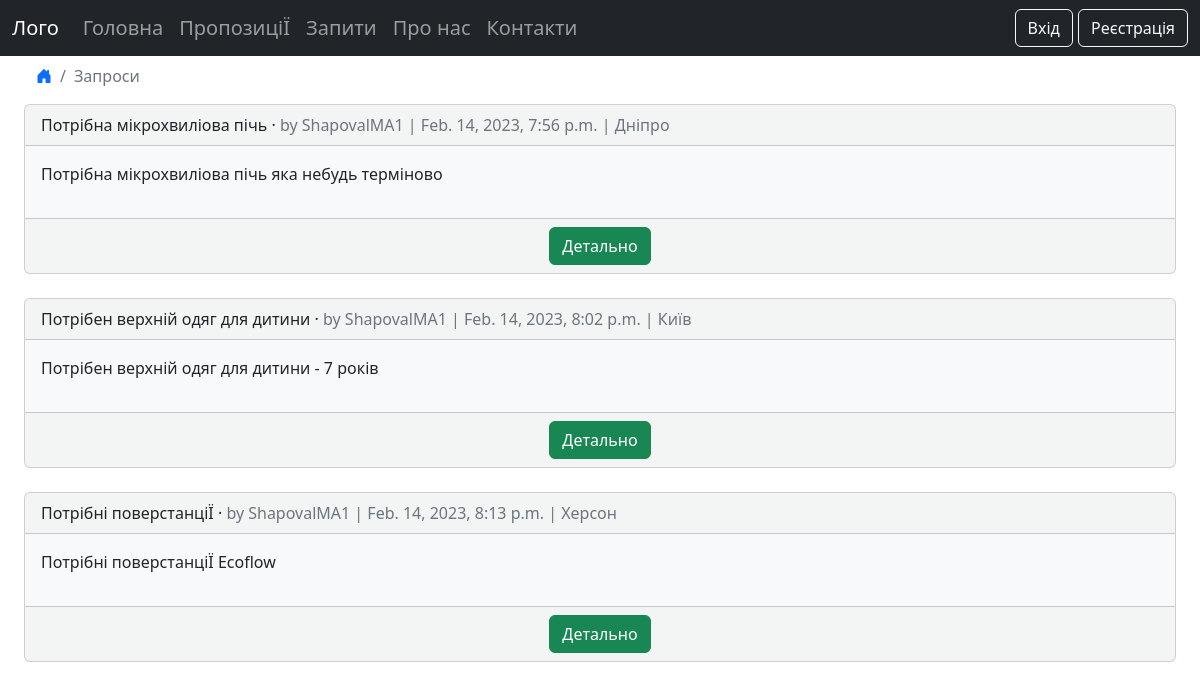
Screenshot of /requests/ with the database file from the repository.
### requests/models.py (models this page shows, shortened)
class Requests(models.Model):
    title = models.CharField(max_length=255)
    body = models.TextField('Опис', max_length=255)
    location = models.TextField(blank=True)
    date = models.DateTimeField(auto_now_add=True)
    author = models.ForeignKey(
        'accounts.CustomUser',
        on_delete=models.CASCADE,
    )

### accounts/models.py (models this page shows)
class CustomUser(AbstractUser):
    phone = models.CharField(max_length=15)

### requests/views.py (the view)
# urls.py: path("", RequestsListView.as_view(), name="requests_list"),
class RequestsListView(ListView):
    model = Requests
    template_name = "requests_list.html"

### templates/requests_list.html (shortened to what this page needs)
{% extends "base.html" %}
{% load crispy_forms_tags %}
{% block content %}
<ul class="breadcrumb ms-4">
    <li class="breadcrumb-item"><a href="{% url 'home' %}"><i class="bi bi-house-door-fill"></i></a></li>
    <li class="breadcrumb-item active">Запроси</li>
</ul>
{% for requests in requests_list %}
<div class="container-fluid">
    <div class="card card-list bg-light bg-opacity-50">
        <div class="card-header">
            <span class="font-weight-bold">{{ requests.title }}</span> &middot;
            <span class="text-muted">by {{ requests.author }} |
                {{ requests.date }} | {{ requests.location }}</span>
        </div>
        <div class="card-body bg-light post-entry">
            <p>{{ requests.body }}</p>
        </div>
        <div class="card-footer text-center text-muted">
            <a class = "btn btn-success" href="{% url 'requests_detail' requests.pk %}">Детально</a>
        </div>
    </div>
</div>
{% endfor %}
{% endblock content %}

### rows the page displays
Requests: title "Потрібна мікрохвиліова пічь", author "ShapovalMA1", date "Feb. 14, 2023, 7:56 p.m.", location "Дніпро", body "Потрібна мікрохвиліова пічь яка небудь терміново"
Requests: title "Потрібен верхній одяг для дитини", author "ShapovalMA1", date "Feb. 14, 2023, 8:02 p.m.", location "Київ", body "Потрібен верхній одяг для дитини - 7 років"
Requests: title "Потрібні поверстанціЇ", author "ShapovalMA1", date "Feb. 14, 2023, 8:13 p.m.", location "Херсон", body "Потрібні поверстанціЇ Ecoflow"
